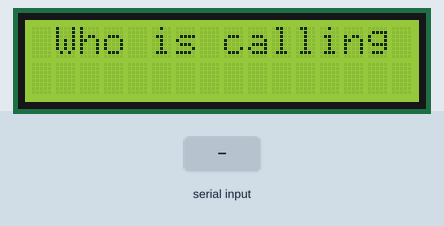
Recording of a sketch running on a simulated Arduino Uno, built with avr-gcc and run on an emulated ATmega328P. Parts: 16×2 character LCD. The test bench sets the inputs (shaded band). What the sketch prints to the serial monitor is not drawn.

Above: at 0.1 s.
4.3 s: "1" received over Serial
At 5.9 s:
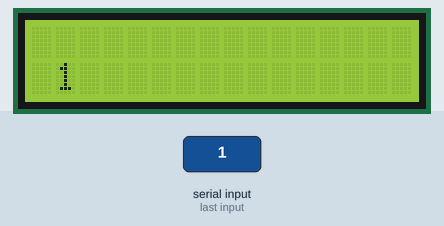
Timing chart, 0 to 7.4 s (numbered marks = the images above; inputs shaded):
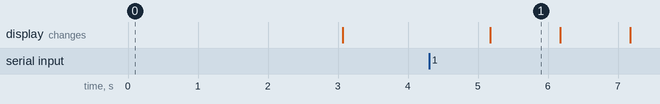

The sketch:

Who_is_Calling.ino
```cpp
#include <LiquidCrystal.h>
LiquidCrystal lcd(12, 11, 5, 4, 3, 2);
String inData;

void setup() {
Serial.begin(9600);
lcd.begin(16, 2);
lcd.print(" Who is calling");
delay(3000);
lcd.clear();
}
void loop() {
int i=0;
char commandbuffer[100];
if(Serial.available()){
delay(100);
while( Serial.available() && i< 200) {
commandbuffer[i++] = Serial.read();
}
commandbuffer[i++]='\0';
}
if(i>0)

Serial.println((char*)commandbuffer);
lcd.setCursor(1,1);
lcd.print((char*)commandbuffer);
delay(1000);
lcd.clear();
}
```

Measured:
- after the input at 4.3 s, the display: changes after 0.87 s (image 1)
- what the display in image 1 shows lasts 1.0 s, from 5.2 s to 6.2 s
